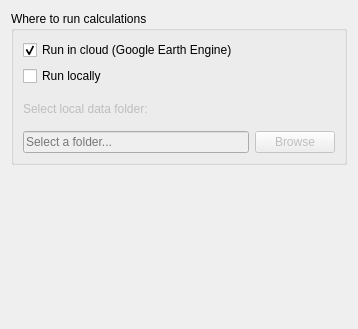
<?xml version="1.0" encoding="UTF-8"?>
<ui version="4.0">
 <class>WidgetSelectProcessing</class>
 <widget class="QWidget" name="WidgetSelectProcessing">
  <property name="geometry">
   <rect>
    <x>0</x>
    <y>0</y>
    <width>358</width>
    <height>329</height>
   </rect>
  </property>
  <property name="sizePolicy">
   <sizepolicy hsizetype="Expanding" vsizetype="Expanding">
    <horstretch>0</horstretch>
    <verstretch>0</verstretch>
   </sizepolicy>
  </property>
  <property name="windowTitle">
   <string>Form</string>
  </property>
  <layout class="QVBoxLayout" name="verticalLayout">
   <item>
    <widget class="QGroupBox" name="area_groupbox">
     <property name="sizePolicy">
      <sizepolicy hsizetype="Expanding" vsizetype="Expanding">
       <horstretch>0</horstretch>
       <verstretch>0</verstretch>
      </sizepolicy>
     </property>
     <property name="title">
      <string>Where to run calculations</string>
     </property>
     <layout class="QGridLayout" name="gridLayout">
      <item row="0" column="0" colspan="2">
       <widget class="QCheckBox" name="process_incloud">
        <property name="text">
         <string>Run in cloud (Google Earth Engine)</string>
        </property>
        <property name="checked">
         <bool>true</bool>
        </property>
       </widget>
      </item>
      <item row="3" column="0">
       <widget class="QLineEdit" name="local_data_folder">
        <property name="enabled">
         <bool>false</bool>
        </property>
        <property name="placeholderText">
         <string>Select a folder...</string>
        </property>
       </widget>
      </item>
      <item row="1" column="0" colspan="2">
       <widget class="QCheckBox" name="process_locally">
        <property name="text">
         <string>Run locally</string>
        </property>
       </widget>
      </item>
      <item row="3" column="1">
       <widget class="QPushButton" name="local_data_folder_browse">
        <property name="enabled">
         <bool>false</bool>
        </property>
        <property name="text">
         <string>Browse</string>
        </property>
       </widget>
      </item>
      <item row="2" column="0" colspan="2">
       <widget class="QLabel" name="label">
        <property name="enabled">
         <bool>false</bool>
        </property>
        <property name="text">
         <string>Select local data folder:</string>
        </property>
       </widget>
      </item>
     </layout>
    </widget>
   </item>
   <item>
    <spacer name="verticalSpacer_4">
     <property name="orientation">
      <enum>Qt::Vertical</enum>
     </property>
     <property name="sizeHint" stdset="0">
      <size>
       <width>20</width>
       <height>0</height>
      </size>
     </property>
    </spacer>
   </item>
  </layout>
 </widget>
 <resources/>
 <connections/>
 <buttongroups>
  <buttongroup name="area_radio_buttonGroup"/>
 </buttongroups>
</ui>
